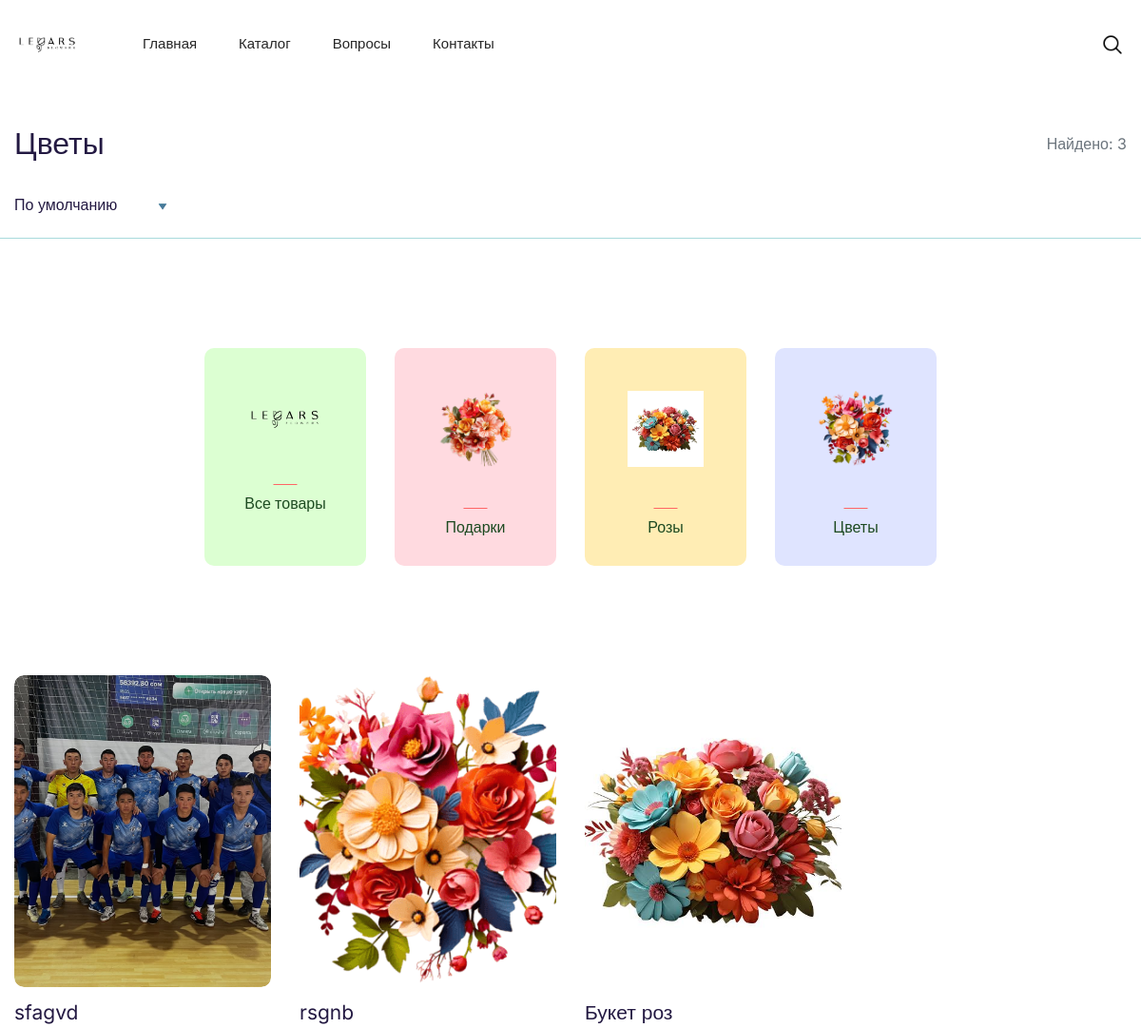
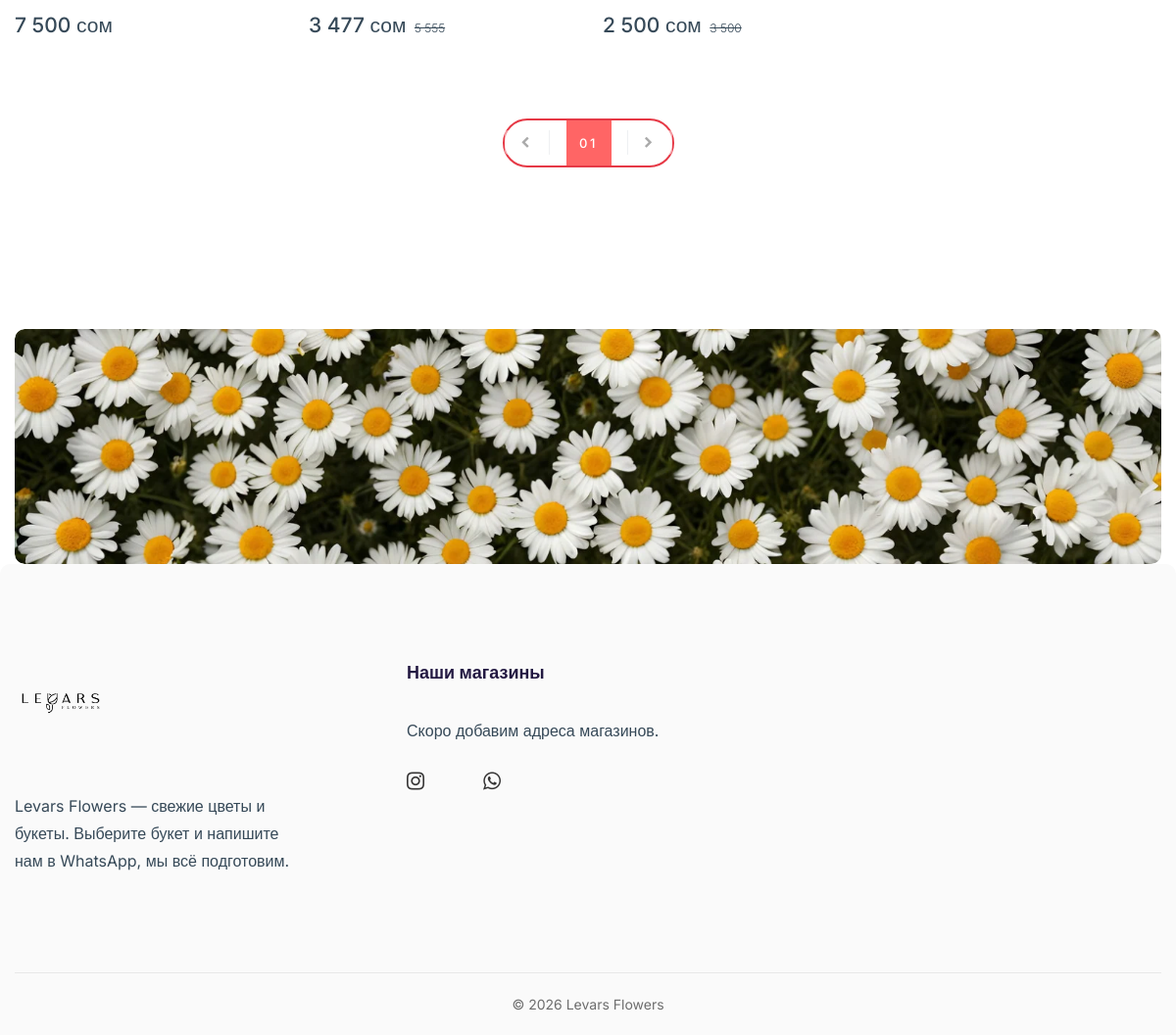
Before: /catalog/?category=cvety with the older database file (2 pictures, top to bottom).
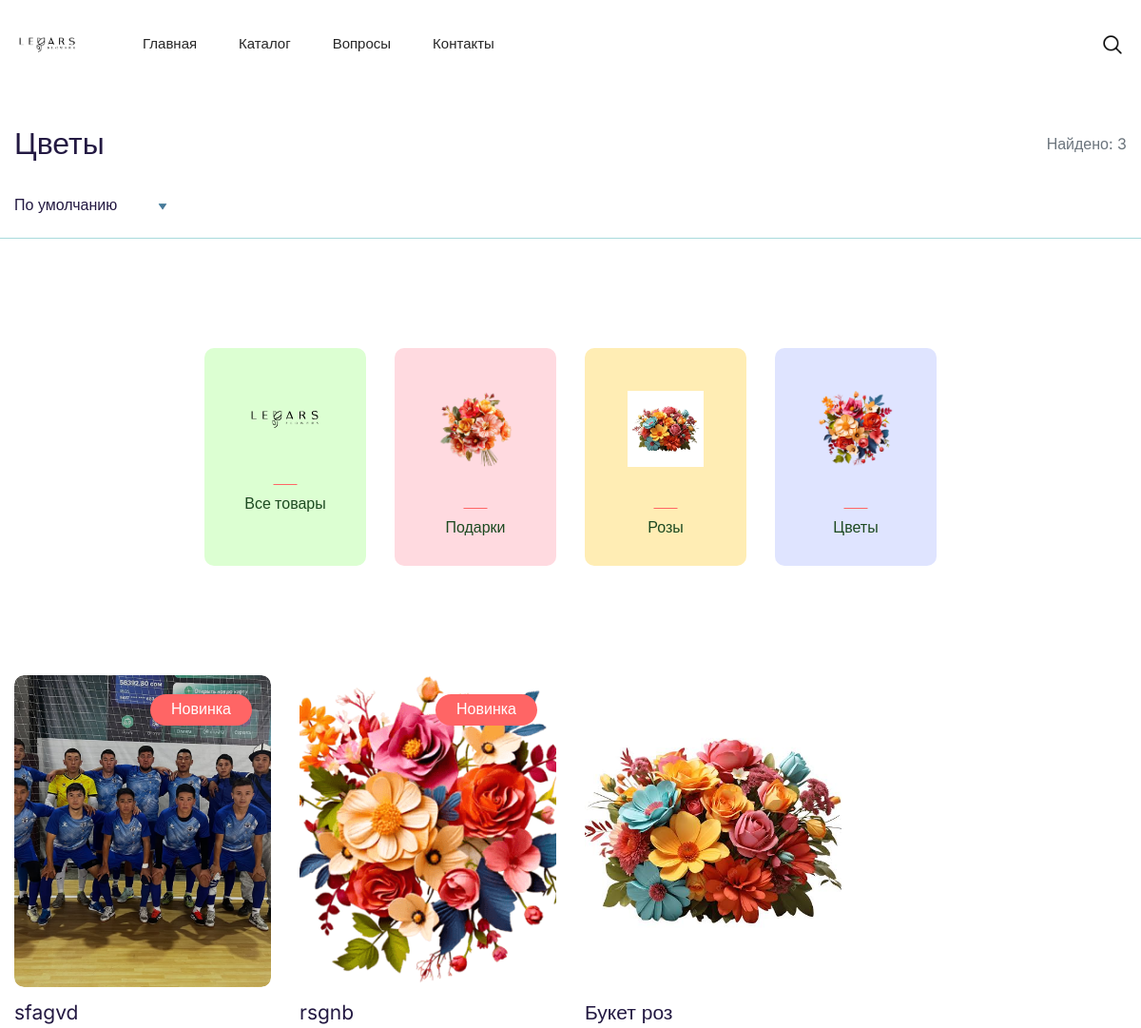
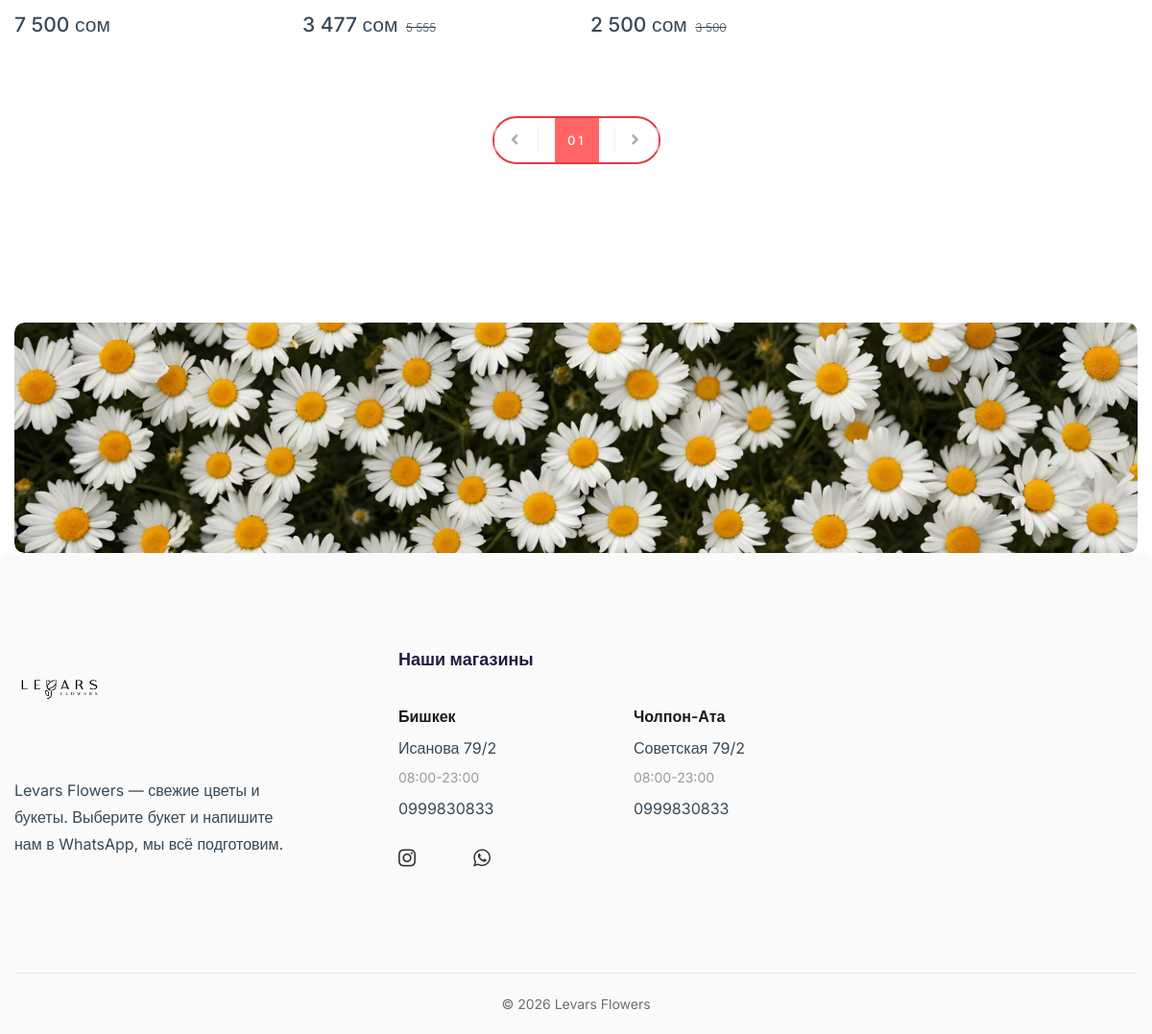
After: the same page with the newer database file (2 pictures, top to bottom).
### shop/models.py (models this page shows, shortened)
class Category(models.Model):
    name = models.CharField('Название', max_length=100)
    slug = models.SlugField('Адрес (slug)', unique=True)
    image = models.ImageField('Иконка (для главной страницы)', upload_to='categories/', blank=True)
    order = models.PositiveIntegerField('Порядок', default=0)
    class Meta:
        ordering = ['order', 'name']
        verbose_name = 'Категория'
        verbose_name_plural = 'Категории'

class Product(models.Model):
    name = models.CharField('Название', max_length=200)
    slug = models.SlugField('Адрес (slug)', unique=True)
    description = models.TextField('Описание', blank=True)
    price = models.PositiveIntegerField('Цена')
    old_price = models.PositiveIntegerField('Старая цена', null=True, blank=True)
    category = models.ForeignKey(
        Category, on_delete=models.PROTECT,
        related_name='products', verbose_name='Категория',
    )
    image = models.ImageField('Фото', upload_to='products/')
    in_stock = models.BooleanField('В наличии', default=True)
    is_new = models.BooleanField('Новинка', default=False)
    order = models.PositiveIntegerField('Порядок', default=0)
    created_at = models.DateTimeField(auto_now_add=True)
    is_bestseller = models.BooleanField('Топ продаж', default=False)
    class Meta:
        ordering = ['order', '-created_at']
        verbose_name = 'Товар'
        verbose_name_plural = 'Товары'
    def get_absolute_url(self):
        return reverse('product_detail', args=[self.slug])

class SiteSettings(models.Model):
    whatsapp = models.CharField(
        'Номер WhatsApp', max_length=20,
        help_text='Только цифры, с кодом страны, без "+" и пробелов',
    )
    currency = models.CharField(
        'Валюта', max_length=10, blank=True,
        help_text='Показывается после цены, например: сом, ₽, $',
    )
    phone = models.CharField('Телефон для показа', max_length=30, blank=True)
    address = models.CharField('Адрес', max_length=300, blank=True)
    working_hours = models.CharField('Часы работы', max_length=100, blank=True)
    instagram = models.URLField('Instagram', blank=True)
    class Meta:
        verbose_name = 'Настройки сайта'
        verbose_name_plural = 'Настройки сайта'
    @classmethod
    def load(cls):
        obj, _ = cls.objects.get_or_create(pk=1)
        return obj

class Store(models.Model):
    city = models.CharField('Город', max_length=100)
    address = models.CharField('Адрес', max_length=300)
    working_hours = models.CharField('Часы работы', max_length=100, blank=True)
    phone = models.CharField('Телефон', max_length=30, blank=True)
    map_link = models.URLField(
        'Ссылка на карту', blank=True,
        help_text='Ссылка на Google Карты или 2ГИС. В приложении откройте точку на карте, нажмите «Поделиться» и скопируйте ссылку.',
    )
    order = models.PositiveIntegerField('Порядок', default=0)
    is_active = models.BooleanField('Показывать', default=True)
    class Meta:
        ordering = ['order']
        verbose_name = 'Магазин'
        verbose_name_plural = 'Магазины'

### shop/views.py (the view)
# urls.py: path('catalog/', views.catalog, name='catalog'),
def catalog(request):
    products = Product.objects.select_related('category')
    top_sellers = Product.objects.filter(is_bestseller=True).select_related('category')[:3]
    current_category = None
    slug = request.GET.get('category', '').strip()
    if slug:
        current_category = get_object_or_404(Category, slug=slug)
        products = products.filter(category=current_category)
    query = request.GET.get('q', '').strip()
    if query:
        products = products.filter(Q(name__icontains=query) | Q(description__icontains=query))
    sort = request.GET.get('sort', '')
    if sort in SORTS:
        products = products.order_by(*SORTS[sort])
    page_obj = Paginator(products, PER_PAGE).get_page(request.GET.get('page'))
    params = request.GET.copy()
    params.pop('page', None)
    context = {
        'page_obj': page_obj,
        'categories': Category.objects.all(),
        'current_category': current_category,
        'query': query,
        'sort': sort,
        'querystring': params.urlencode(),
        'top_sellers': top_sellers,
    }
    return render(request, 'shop/catalog.html', context)

### shop/context_processors.py (called while the page is built)
def site_context(request):
    return {
        'site': SiteSettings.load(),
        'nav_categories': Category.objects.all(),
        'stores': Store.objects.filter(is_active=True),
    }

### shop/templatetags/shop_tags.py (called while the page is built)
@register.simple_tag(takes_context=True)
def whatsapp_url(context, product=None):
    site = context.get('site')
    number = ''.join(ch for ch in (site.whatsapp if site else '') if ch.isdigit())
    if not number:
        return '#'
    if product is None:
        text = 'Здравствуйте! Хочу сделать заказ.'
    else:
        request = context.get('request')
        link = request.build_absolute_uri(product.get_absolute_url()) if request else ''
        price = f'{product.price} {site.currency}'.strip()
        text = f'Здравствуйте! Хочу заказать: {product.name} — {price}\n{link}'.strip()
    return f'https://wa.me/{number}?text={quote(text)}'

### shop/templates/shop/catalog.html (shortened to what the changed rows need)
{% extends 'shop/base.html' %}
{% load static shop_tags %}
{% block content %}
{% url 'catalog' as catalog_url %}
<div class="container">
    <div class="d-flex flex-wrap justify-content-between align-items-center mt-8 mb-2">
        <h2 class="mb-0">{% if current_category %}{{ current_category.name }}{% elif query %}Поиск: «{{ query }}»{% else %}Все букеты{% endif %}</h2>
        <span class="text-muted">Найдено: {{ page_obj.paginator.count }}</span>
    </div>
</div>
{% if categories %}
<section class="section-space pb-0">
    <div class="container">
        <div class="row g-3 g-sm-6 justify-content-center category-grid">
            {% for category in categories %}
            <div class="col-6 col-lg-4 col-xl-2">
                <a href="{{ catalog_url }}?category={{ category.slug }}" class="product-category-item" data-bg-color="{% cycle '#FFDAE0' '#FFEDB4' '#DFE4FF' '#FFEACC' '#FFF3DA' %}">
                    {% if category.image %}<img class="icon" src="{{ category.image.url }}" width="80" height="80" alt="{{ category.name }}">{% endif %}
                    <h3 class="title">{{ category.name }}</h3>
                </a>
            </div>
            {% endfor %}
        </div>
    </div>
</section>
{% endif %}
<section class="section-space">
    <div class="container">
        <div class="row mb-n4 mb-sm-n10 g-3 g-sm-6">
            {% for product in page_obj %}
            <div class="col-6 col-md-4 col-xl-3 mb-4 mb-sm-8">
                {% include 'shop/_product_card.html' %}
            </div>
            {% empty %}
            <div class="col-12"><p class="text-center">Ничего не найдено.</p></div>
            {% endfor %}
        </div>
        <div class="col-12 mt-8 pt-4">
            <ul class="pagination justify-content-center me-auto ms-auto mt-5 mb-0 mb-sm-10">
                {% for n in page_obj.paginator.page_range %}
                    {% if n == page_obj.number %}
                        <li class="page-item active">
                            <a class="page-link" href="#">{{ n|stringformat:"02d" }}</a>
                        </li>
                    {% else %}
                        <li class="page-item">
                            <a class="page-link" href="?{% if querystring %}{{ querystring }}&amp;{% endif %}page={{ n }}">{{ n|stringformat:"02d" }}</a>
                        </li>
                    {% endif %}
                {% endfor %}
            </ul>
        </div>
    </div>
</section>
{% endblock %}

### shop/templates/shop/base.html (shortened to what the changed rows need)
{% load static shop_tags %}
<!DOCTYPE html>
<html class="no-js" lang="ru">
<head>
    <link rel="stylesheet" href="{% static 'assets/css/vendor/bootstrap.min.css' %}">
    <link rel="stylesheet" href="{% static 'assets/css/plugins/swiper-bundle.min.css' %}">
    <link rel="stylesheet" href="{% static 'assets/css/plugins/font-awesome.min.css' %}">
    <link rel="stylesheet" href="{% static 'assets/css/plugins/fancybox.min.css' %}">
    <link rel="stylesheet" href="{% static 'assets/css/plugins/nice-select.css' %}">
    <link rel="stylesheet" href="{% static 'assets/css/style.min.css' %}">
</head>
<body>
    <div class="wrapper">
        <main class="main-content">
            {% block content %}{% endblock %}
        </main>
        <footer class="footer-area" id="contacts">
            <div class="footer-main">
                <div class="container">
                    <div class="row">
                        <div class="col-md-6 col-lg-5 mt-lg-0 mt-6">
                            <div class="widget-item">
                                <div class="row g-4">
                                    {% for store in stores %}
                                    <div class="col-sm-6">
                                        <p class="store-city mb-1">{{ store.city }}</p>
                                        <p class="mb-1">
                                            {% if store.map_link %}<a href="{{ store.map_link }}" target="_blank" rel="noopener">{{ store.address }}</a>{% else %}{{ store.address }}{% endif %}
                                        </p>
                                        {% if store.working_hours %}<p class="store-hours mb-1">{{ store.working_hours }}</p>{% endif %}
                                        {% if store.phone %}<p class="mb-0"><a href="tel:{{ store.phone }}">{{ store.phone }}</a></p>{% endif %}
                                    </div>
                                    {% empty %}
                                    <div class="col-12"><p class="mb-0">Скоро добавим адреса магазинов.</p></div>
                                    {% endfor %}
                                </div>
                            </div>
                        </div>
                    </div>
                </div>
            </div>
        </footer>
    </div>
</body>
</html>

### shop/templates/shop/_product_card.html (shortened to what this page needs)
{% load shop_tags %}
<div class="product-item">
    <div class="product-thumb">
        <a class="d-block" href="{{ product.get_absolute_url }}">
            <img src="{{ product.image.url }}" width="370" height="450" alt="{{ product.name }}">
        </a>
        {% if product.is_new %}<span class="flag-new">Новинка</span>{% endif %}
        {% if product.in_stock %}
        <div class="product-action">
        </div>
        {% endif %}
    </div>
    <div class="product-info">
        <h4 class="title"><a href="{{ product.get_absolute_url }}">{{ product.name }}</a></h4>
        <div class="prices">
            {% if product.in_stock %}
            <span class="price">{{ product.price|floatformat:"0g" }} {{ site.currency }}</span>
            {% if product.old_price %}<span class="price-old">{{ product.old_price|floatformat:"0g" }}</span>{% endif %}
            {% else %}
            <span class="price">Нет в наличии</span>
            {% endif %}
        </div>
    </div>
</div>

Changed rows visible on the page:
changed Product "sfagvd": now shows "Новинка"
changed Product "rsgnb": now shows "Новинка"
added Store: city "Бишкек", address "Исанова 79/2", working_hours "08:00-23:00", phone "0999830833"
added Store: city "Чолпон-Ата", address "Советская 79/2", working_hours "08:00-23:00", phone "0999830833"
Other visible differences:
text no longer shown: "Скоро добавим адреса магазинов."
